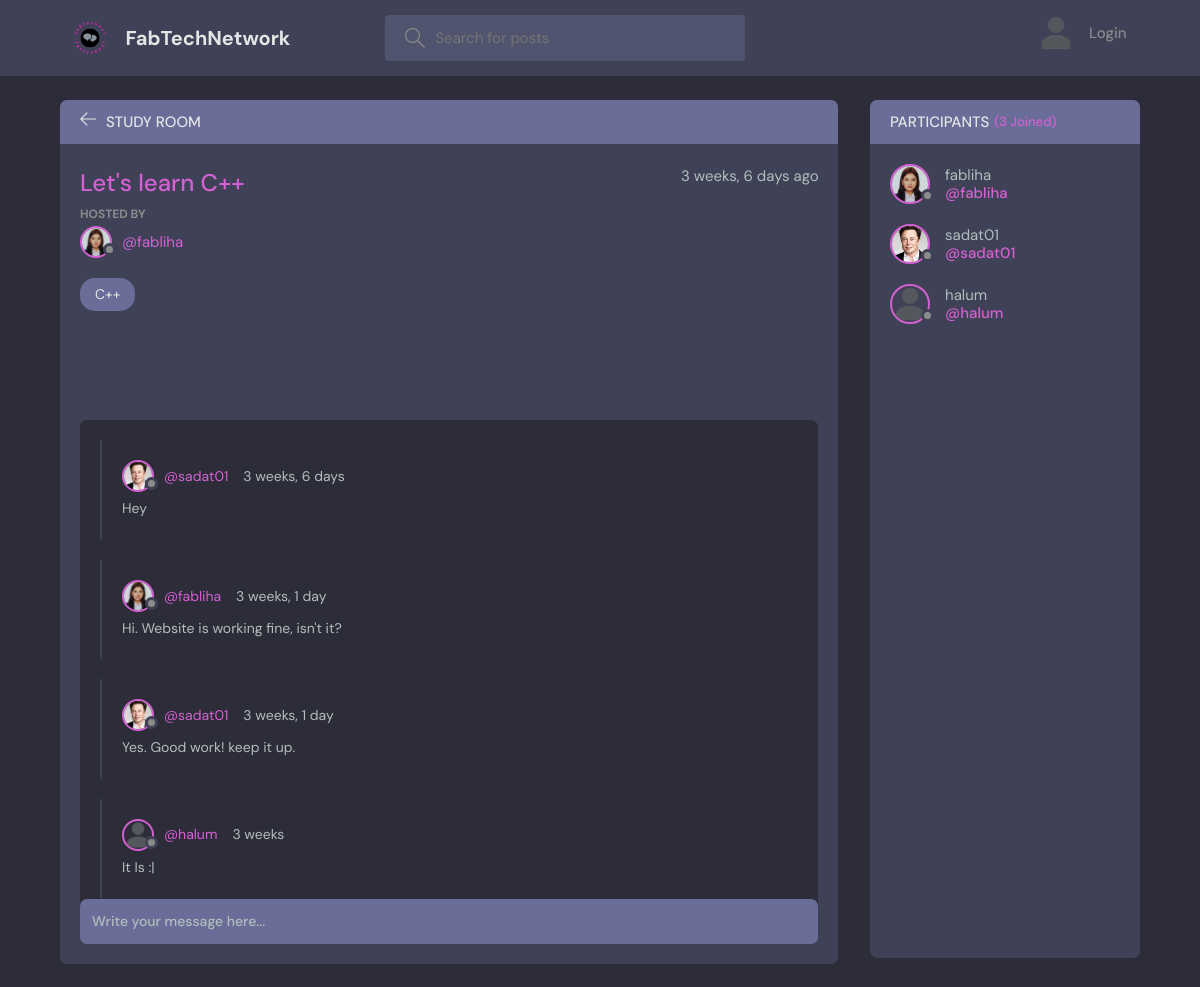
The page /room/1/ on the database its author committed.
### base/models.py (models this page shows, shortened)
class Room(models.Model):
    host = models.ForeignKey(User, on_delete=models.SET_NULL, null=True)
    topic = models.ForeignKey(Topic, on_delete=models.SET_NULL, null=True)
    name = models.CharField(max_length=200)
    description = models.TextField(null=True, blank=True)
    participants = models.ManyToManyField(User, related_name='participants',blank=True)
    updated = models.DateTimeField(auto_now=True)
    created = models.DateTimeField(auto_now_add=True)
    class Meta:
        ordering = ['-updated', '-created']

class User(AbstractUser):
    name =models.CharField(max_length=200, null=True)
    email =models.EmailField(unique=True, null=True)
    bio = models.TextField(null=True)
    avatar = models.ImageField(null=True, default="avatar.png")
    USERNAME_FIELD = 'email'
    REQUIRED_FIELDS=[]

class Topic(models.Model):
    name = models.CharField(max_length=200)
    def __str__(self):
        return self.name

class Message(models.Model):
    user = models.ForeignKey(User, on_delete = models.CASCADE)
    room = models.ForeignKey(Room, on_delete=models.CASCADE)
    body = models.TextField()
    updated = models.DateTimeField(auto_now=True)
    created = models.DateTimeField(auto_now_add=True)
    class Meta:
        ordering = ['-updated', '-created']

### base/views.py (the view, shortened to what this page needs)
# urls.py: path("room/<str:pk>/",views.room, name="room"),
def room(request,pk):
    room = Room.objects.get(id=pk)
    room_messages = room.message_set.all().order_by('created')
    participants = room.participants.all()
    context = {'room':room, 'room_messages':room_messages,'participants':participants}
    return render(request, 'base/room.html', context)

### base/templates/base/room.html (shortened to what this page needs)
{% extends 'main.html' %}
{% block content %}
<main class="profile-page layout layout--2">
  <div class="container">
    <div class="room">
      <div class="room__top">
        <div class="room__topLeft">
          <a href="{% url 'home' %}">
            <svg version="1.1" xmlns="http://www.w3.org/2000/svg" width="32" height="32" viewBox="0 0 32 32">
              <title>arrow-left</title>
              <path
                d="M13.723 2.286l-13.723 13.714 13.719 13.714 1.616-1.611-10.96-10.96h27.625v-2.286h-27.625l10.965-10.965-1.616-1.607z"
              ></path>
            </svg>
          </a>
          <h3>Study Room</h3>
        </div>
      </div>
      <div class="room__box scroll">
        <div class="room__header scroll">
          <div class="room__info">
            <h3>{{room.name}}</h3>
            <span>{{room.created|timesince}} ago</span>
          </div>
          <div class="room__hosted">
            <p>Hosted By</p>
            <a href="{% url 'user-profile' room.host.id %}" class="room__author">
              <div class="avatar avatar--small">
                <img src="{{room.host.avatar.url}}" />
              </div>
              <span>@{{room.host.username}}</span>
            </a>
          </div>
          <span class="room__topics">{{room.topic}}</span>
        </div>
        <div class="room__conversation">
          <div class="threads scroll">
            {% for message in room_messages %}
            <div class="thread">
              <div class="thread__top">
                <div class="thread__author">
                  <a href="{% url 'user-profile' message.user.id %}" class="thread__authorInfo">
                    <div class="avatar avatar--small">
                      <img src="{{message.user.avatar.url}}" />
                    </div>
                    <span>@{{message.user.username}}</span>
                  </a>
                  <span class="thread__date">{{message.created|timesince}}</span>
                </div>
              </div>
              <div class="thread__details">
                {{message.body}}
              </div>
            </div>
            {% endfor%}
          </div>
        </div>
      </div>
      <div class="room__message">
        <form action="" method = "POST">
        <input name="body" placeholder="Write your message here..." />
        </form>
      </div>
    </div>
    <div class="participants">
      <h3 class="participants__top">Participants <span>({{participants.count}} Joined)</span></h3>
      <div class="participants__list scroll">
        {% for user in participants %}
        <a href="{% url 'user-profile' user.id %}" class="participant">
          <div class="avatar avatar--medium">
            <img src="{{ user.avatar.url }}" />
          </div>
          <p>
            {{user.username}}
            <span>@{{user.username}}</span>
          </p>
        </a>
        {% endfor %}
      </div>
    </div>
  </div>
</main>
{% endblock content %}

### rows shown on the page
Room: name "Let's learn C++", created "3 weeks, 6 days", host.avatar (picture), host.username "fabliha", topic "C++"
Message: user.avatar (picture), user.username "sadat01", created "3 weeks, 6 days", body "Hey"
Message: user.avatar (picture), user.username "fabliha", created "3 weeks, 1 day", body "Hi. Website is working fine, isn't it?"
Message: user.avatar (picture), user.username "sadat01", created "3 weeks, 1 day", body "Yes. Good work! keep it up."
Message: user.avatar (placeholder picture), user.username "halum", created "3 weeks", body "It Is :|"
User: avatar (picture), username "fabliha"
User: avatar (picture), username "sadat01"
User: avatar (placeholder picture), username "halum"

### other values the page prints
{{ participants.count }} "3"
